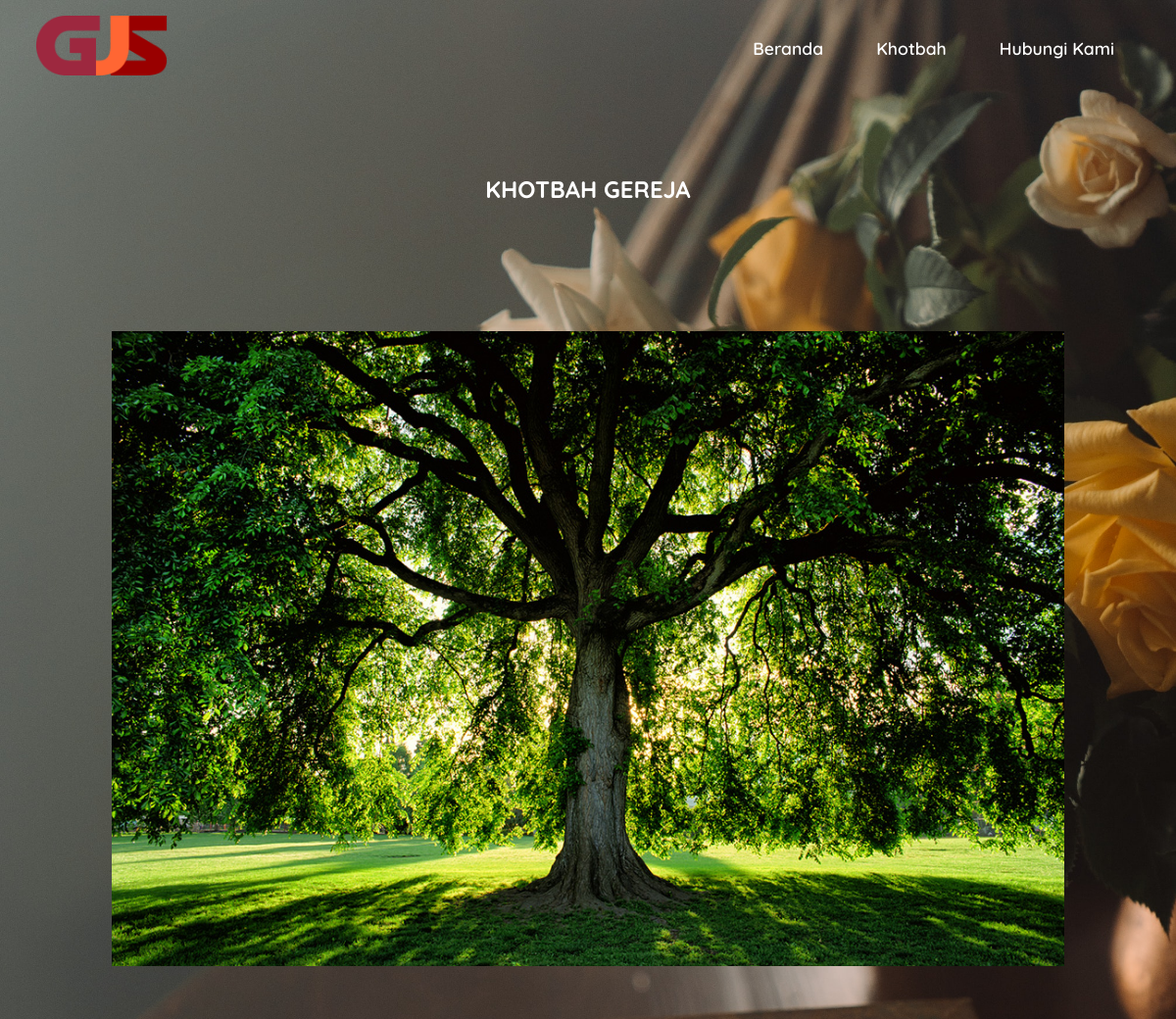
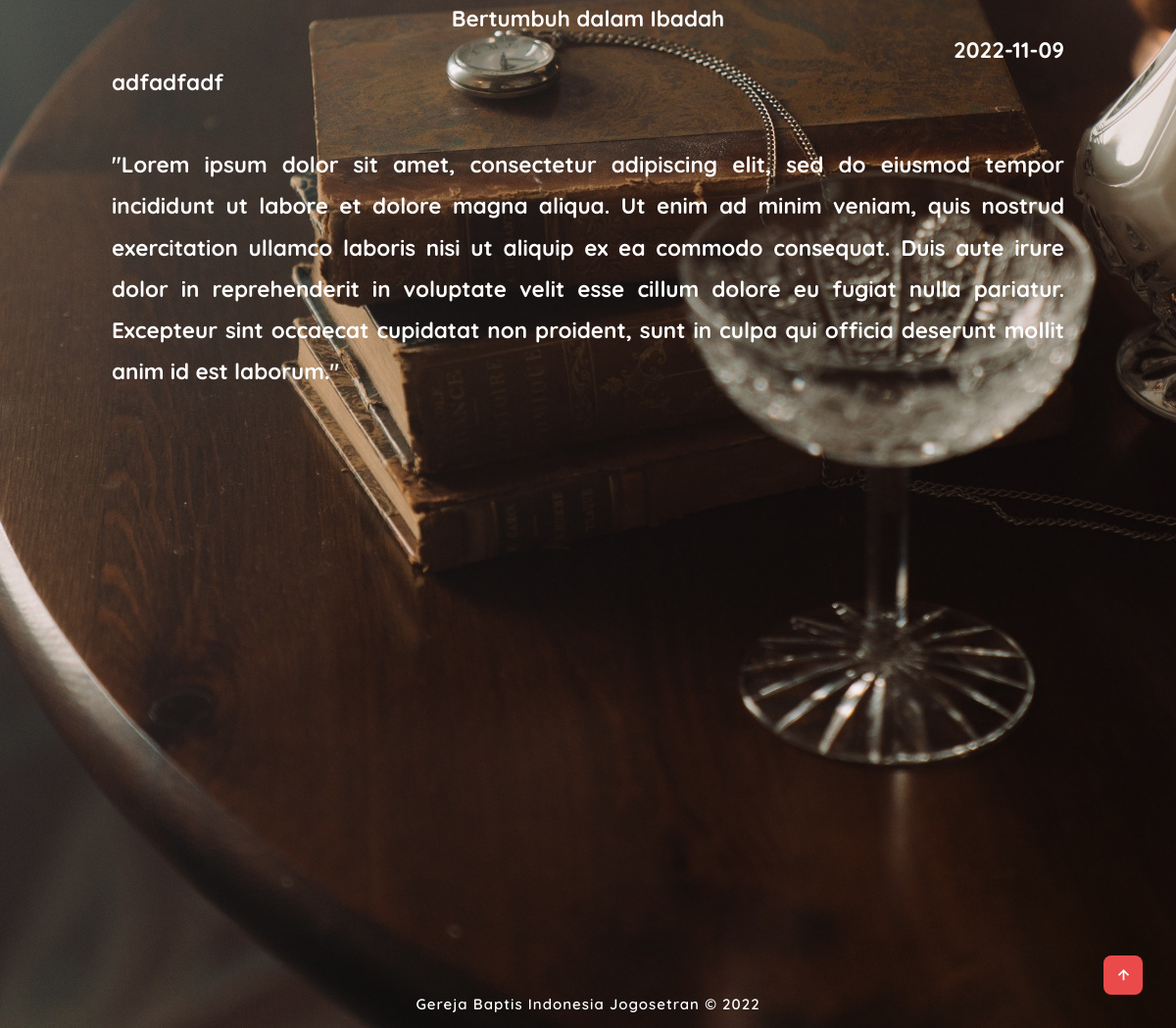
Screenshot of /index.php/Media/detailKhotbah/13 with the database file from the repository (2 pictures, top to bottom).
### tables this page shows
CREATE TABLE `tentang_gereja` (
  `id_tentang` int(11) NOT NULL,
  `nama_gereja` text DEFAULT NULL,
  `nama_lengkap_gereja` text DEFAULT NULL,
  `visi` text DEFAULT NULL,
  `misi` text DEFAULT NULL,
  `jadwal_ibadah` text DEFAULT NULL,
  `alamat` text DEFAULT NULL,
  `google_map` text DEFAULT NULL,
  `kontak` text DEFAULT NULL,
  `profil_pendeta` text DEFAULT NULL,
  `foto_pendeta` varchar(100) DEFAULT NULL,
  `sosmed_fb` text DEFAULT NULL,
  `sosmed_ig` text DEFAULT NULL,
  `logo_gereja` varchar(100) DEFAULT NULL,
  `wallpaper_homepage` varchar(100) DEFAULT NULL,
  `tema` text DEFAULT NULL,
  `sub_tema` text DEFAULT NULL
);

CREATE TABLE `khotbah` (
  `id_khotbah` int(11) NOT NULL,
  `tgl_khotbah` date DEFAULT NULL,
  `judul_khotbah` text NOT NULL,
  `ayat_khotbah` text DEFAULT NULL,
  `isi_khotbah` text DEFAULT NULL,
  `url_foto` varchar(100) DEFAULT NULL
);

### application/controllers/Media.php (called while the page is built, shortened)
<?php
class Media extends CI_Controller
{
    public function __construct()
    {
        $this->load->model("ModelWarta");
        $this->load->model("ModelPetugasIbadah");
        $this->load->model("ModelDokumentasi");
        $this->load->model("ModelFotoDokumentasi");
        $this->load->model("ModelDokumen");
        $this->load->model("ModelKhotbah");
    }
    public function detailKhotbah($idKhotbah)
    {
        $where = array('id_khotbah' => $idKhotbah);
        $data['khotbah'] = $this->ModelKhotbah->detailData($where)->result();
        $this->load->view('media/m_khotbah/v_m_khotbah_detail', $data);
    }
}

### index.php (called while the page is built, shortened)
<?php
require_once BASEPATH.'core/CodeIgniter.php';

### application/models/ModelKhotbah.php (called while the page is built, shortened)
<?php
class ModelKhotbah extends CI_Controller
{
    var $table = 'khotbah';
    public function detailData($where)
    {
        return $this->db->get_where($this->table, $where);
    }
}

### application/views/media/m_khotbah/v_m_khotbah_detail.php (the view, shortened to what this page needs)
<!DOCTYPE html>
<html>
    <head>
        <link rel="stylesheet" type="text/css" href="<?= base_url() ?>assets2/v_media_assets/css/style.css">
        <link rel="stylesheet" href="https://unpkg.com/boxicons@latest/css/boxicons.min.css">
    </head>
    <body>
        <?php
        $ttg = array('id_tentang' => 1);
        $tentang = $this->db->get_where("tentang_gereja", $ttg)->row();
        ?>
        <header>
            <a href="<?= base_url() ?>" class="logo"><img src="<?= base_url() ?>upload/foto/TentangGereja/<?= $tentang->logo_gereja ?>"></a>
            <ul class="navigation-bar">
                <li><a href="#home">Beranda</a></li>
                <li><a href="#Khotbah">Khotbah</a></li>
                <li><a href="#contact">Hubungi Kami</a></li>
            </ul>
        </header>
        <section class="dokumentasi" id="Khotbah">
            <div class="dokumentasi-text">
                    <h2 class="judul-detail-media">KHOTBAH GEREJA</h2>
                <?php foreach ($khotbah as $ktbh) : ?>
                    <section id="project" class="parallax-section">
                        <div class="container-konten-media">
                            <div class="container-gambar-media" style="min-width: 0px; min-height: 0px; margin-bottom: 3em;">
                                <img src="<?= base_url() ?>upload/foto/Khotbah/<?= $ktbh->url_foto ?>"
                                     alt=".."
                                     style="width: 100%;">
                            </div>
                            <div class="teks-paragraf">
                                <a>
                                    <h1 class="title-head-home">
                                        <?= $ktbh->judul_khotbah ?>
                                    </h1>
                                </a>
                                <a>
                                    <h3 class="paragrafkotbah" style="text-align: right; line-height: 1em">
                                        <?= $ktbh->tgl_khotbah ?>
                                    </h3>
                                </a>
                                <a>
                                    <h3 class="paragrafkotbah">
                                        <?= $ktbh->ayat_khotbah ?><br>
                                    </h3>
                                    <h3 class="paragrafkotbah">
                                        <br>
                                        <?= $ktbh->isi_khotbah ?>
                                    </h3>
                                </a>
                            </div>
                        </div>
                    </section>
                <?php endforeach; ?>
            </div>
        </section>
        <div class="last-text">
            <p><?= $tentang->nama_lengkap_gereja ?> © 2022</p>
        </div>
        <a href="#" class="top"><i class='bx bx-up-arrow-alt'></i></a>
    </body>
</html>

### assets2/v_media_assets/css/style.css (style rules this page uses)
* { padding: 0; margin: 0; box-sizing: border-box; font-family: 'Quicksand', sans-serif; list-style: none; text-decoration: none; scroll-behavior: smooth; }
.title-head-home { text-align: center; color: rgb(255, 255, 255); }
.paragrafkotbah { color: #ffffff; }
:root { --bg-color: #020312; --text-color: #fff; --main-color: #eb4a4a; --second-color: gray; --other-color: #12141c; --h1-font: 5.2rem; --h2-font: 3.5rem; --p-font: 1.1rem; }
body { background: var(--bg-color); color: var(--text-color); }
header { position: fixed; right: 0; top: 0; width: 100%; z-index: 1000; display: flex; align-items: center; justify-content: space-between; background: transparent; padding: 22px 16%; border-bottom: 1px solid transparent; transition: all .40s ease; }
.logo img { width: 135px; height: auto; }
.navigation-bar { display: flex; }
.navigation-bar a { color: white; font-size: var(--p-font); font-weight: 600; padding: 10px 25px; margin: 0 2px; border-radius: 0.5rem; transition: all .40s ease; }
section { padding: 160px 10% 90px; }
.judul-detail-media { margin-top: 2em; text-align: center; }
.container-konten-media { display: flex; flex-direction: column; align-content: center; }
.container-gambar-media { margin-bottom: 5em; }
.teks-paragraf { line-height: 2.2em; font-size: 1.2em; text-align: justify; }
.last-text p { text-align: center; padding: 15px; color: #ffffff; font-size: 15px; font-weight: 600; letter-spacing: 1px; }
.top { position: fixed; bottom: 2.1rem; right: 2.1rem; }
.top i { color: var(--text-color); background: var(--main-color); font-size: 20px; padding: 10px; border-radius: 0.5rem; }
@media (max-width: 1325px) { header { padding: 16px 3%; } }
@media (max-width: 1325px) { section { padding: 130px 5% 60px; } }

### rows the page displays
tentang_gereja: logo_gereja (picture), nama_lengkap_gereja "Gereja Baptis Indonesia Jogosetran"
khotbah: url_foto (picture), judul_khotbah "Bertumbuh dalam Ibadah", tgl_khotbah "2022-11-09", ayat_khotbah "adfadfadf", isi_khotbah "\"Lorem ipsum dolor sit amet, consectetur adipiscing elit, sed do eiusmod tempor incididunt ut labore et dolore magna aliqua. Ut enim ad minim veniam, quis nostrud exercitation ullamco laboris nisi ut aliquip ex ea commodo consequat. Duis aute irure dolor in reprehenderit in voluptate velit esse cillum dolore eu fugiat nulla pariatur. Excepteur sint occaecat cupidatat non proident, sunt in culpa qui officia deserunt mollit anim id est laborum.\""
